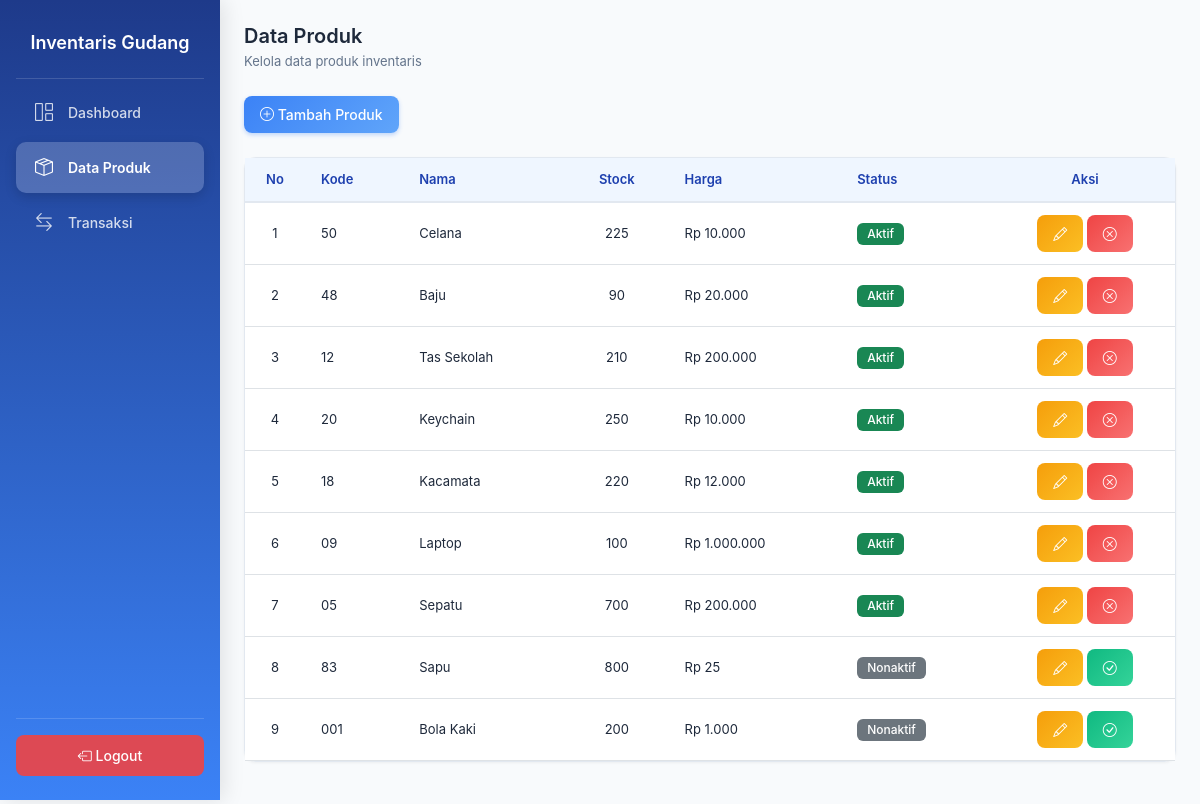
The page /products/index.php (signed in) on the database its author committed.
### tables this page shows
CREATE TABLE `products` (
  `id` int NOT NULL,
  `name` varchar(100) DEFAULT NULL,
  `stock` int DEFAULT NULL,
  `price` decimal(10,2) DEFAULT NULL,
  `code` varchar(20) DEFAULT NULL,
  `status` enum('aktif','nonaktif') DEFAULT 'aktif'
);

### products/index.php (the view, shortened to what this page needs)
<?php
include '../config/koneksi.php';
$data = mysqli_query($conn, "SELECT * FROM products ORDER BY status ASC");
?>
<!DOCTYPE html>
<html>
<head>
    <link href="https://cdn.jsdelivr.net/npm/bootstrap@5.3.3/dist/css/bootstrap.min.css" rel="stylesheet">
    <link rel="stylesheet" href="../assets/css/style.css">
    <link rel="stylesheet" href="https://cdn.jsdelivr.net/npm/bootstrap-icons@1.11.3/font/bootstrap-icons.css">
</head>
<body>
<div class="sidebar">
    <h5 class="logo">Inventaris Gudang</h5>
    <ul class="menu">
        <li>
            <a href="../dashboard.php" class="menu-item">
                <i class="bi bi-grid-1x2"></i> Dashboard
            </a>
        </li>
        <li>
            <a href="index.php" class="menu-item active">
                <i class="bi bi-box-seam"></i> Data Produk
            </a>
        </li>
        <li>
            <a href="../transactions/index.php" class="menu-item">
                <i class="bi bi-arrow-left-right"></i> Transaksi
            </a>
        </li>
    </ul>
    <div class="logout-area">
        <a href="../logout.php" class="logout-btn">
            <i class="bi bi-box-arrow-left"></i> Logout
        </a>
    </div>
</div>
<div class="main-content">
    <h4 class="mb-1">Data Produk</h4>
    <p class="text-muted small mb-4">Kelola data produk inventaris</p>
    <a href="tambah.php" class="btn btn-primary mb-4">
        <i class="bi bi-plus-circle"></i> Tambah Produk
    </a>
    <div class="card">
        <div class="card-body p-0">
            <table class="table table-hover mb-0">
                <thead>
                    <tr>
                        <th class="text-center" style="width: 60px;">No</th>
                        <th>Kode</th>
                        <th>Nama</th>
                        <th class="text-center">Stock</th>
                        <th>Harga</th>
                        <th>Status</th>
                        <th class="text-center" style="width: 180px;">Aksi</th>
                    </tr>
                </thead>
                <tbody>
                <?php $no=1; while($row = mysqli_fetch_assoc($data)) { ?>
                    <tr>
                        <td class="text-center"><?= $no++; ?></td>
                        <td><?= $row['code']; ?></td>
                        <td><?= $row['name']; ?></td>
                        <td class="text-center"><?= $row['stock']; ?></td>
                        <td>Rp <?= number_format($row['price'], 0, ',', '.'); ?></td>
                        <td>
                            <?php if ($row['status'] == 'aktif') { ?>
                                <span class="badge bg-success">Aktif</span>
                            <?php } else { ?>
                                <span class="badge bg-secondary">Nonaktif</span>
                            <?php } ?>
                        </td>
                        <td class="text-center">
                            <a href="edit.php?id=<?= $row['id']; ?>" class="btn btn-warning btn-sm">
                                <i class="bi bi-pencil"></i>
                            </a>
                            <?php if ($row['status'] == 'aktif') { ?>
                                <a href="nonaktif.php?id=<?= $row['id']; ?>"
                                    class="btn btn-danger btn-sm"
                                    onclick="return confirm('Nonaktifkan produk ini?')">
                                    <i class="bi bi-x-circle"></i>
                                </a>
                            <?php } else { ?>
                                <a href="aktifkan.php?id=<?= $row['id']; ?>"
                                    class="btn btn-success btn-sm"
                                    onclick="return confirm('Aktifkan kembali produk ini?')">
                                    <i class="bi bi-check-circle"></i>
                                </a>
                            <?php } ?>
                        </td>
                    </tr>
                <?php } ?>
                </tbody>
            </table>
        </div>
    </div>
</div>
</body>
</html>

### assets/css/style.css (style rules this page uses)
:root { --blue-primary: #3B82F6; --blue-primary-light: #60A5FA; --blue-primary-dark: #2563EB; --blue-dark: #1E40AF; --blue-success: #10B981; --blue-warning: #F59E0B; --blue-danger: #EF4444; --blue-light: #EFF6FF; --blue-bg: #F8FAFC; --blue-white: #ffffff; --blue-border: #E2E8F0; --blue-text: #1E293B; --blue-text-muted: #64748B; }
* { margin: 0; padding: 0; box-sizing: border-box; }
body { background-color: var(--blue-bg); color: var(--blue-text); font-family: -apple-system, BlinkMacSystemFont, "Segoe UI", Roboto, "Helvetica Neue", Arial, sans-serif; }
.sidebar { position: fixed; left: 0; top: 0; width: 220px; height: 100vh; background: linear-gradient(180deg, #1E3A8A 0%, #3B82F6 100%); padding: 24px 16px; display: flex; flex-direction: column; z-index: 1000; box-shadow: 4px 0 20px rgba(0, 0, 0, 0.1); }
.logo { color: #ffffff; font-size: 18px; font-weight: 600; text-align: center; padding: 8px 0 24px; margin-bottom: 8px; border-bottom: 1px solid rgba(255, 255, 255, 0.15); }
.menu { list-style: none; padding: 0; margin: 0; flex: 1; }
.menu li { margin-bottom: 4px; }
.menu-item { display: flex; align-items: center; gap: 12px; padding: 12px 16px; color: rgba(255, 255, 255, 0.8); text-decoration: none; border-radius: 10px; font-size: 14px; font-weight: 500; transition: all 0.3s ease; }
.menu-item.active { background-color: rgba(255, 255, 255, 0.2); color: #ffffff; font-weight: 600; box-shadow: 0 4px 12px rgba(0, 0, 0, 0.15); }
.menu-item i { font-size: 18px; width: 24px; text-align: center; }
.logout-area { padding-top: 16px; border-top: 1px solid rgba(255, 255, 255, 0.15); }
.logout-btn { display: block; text-align: center; padding: 10px 16px; background-color: rgba(239, 68, 68, 0.9); color: #ffffff; text-decoration: none; border-radius: 8px; font-size: 14px; font-weight: 500; transition: all 0.3s ease; }
.main-content { margin-left: 220px; padding: 24px; min-height: 100vh; }
.card { border-radius: 12px; border: 1px solid var(--blue-border); box-shadow: 0 1px 3px rgba(0, 0, 0, 0.05); background: var(--blue-white); margin-bottom: 20px; }
.card-body { padding: 20px; }
.table { margin-bottom: 0; }
.table thead th { background: var(--blue-light); color: var(--blue-dark); font-weight: 600; font-size: 13px; padding: 12px 16px; border-bottom: 2px solid var(--blue-border); }
.table tbody td { padding: 12px 16px; font-size: 13px; vertical-align: middle; color: var(--blue-text); }
.btn { padding: 8px 16px; border-radius: 8px; font-size: 14px; font-weight: 500; transition: all 0.3s ease; }
.btn-primary { background: linear-gradient(135deg, #3B82F6 0%, #60A5FA 100%); border: none; box-shadow: 0 2px 4px rgba(59, 130, 246, 0.3); }
.btn-success { background: linear-gradient(135deg, #10B981 0%, #34D399 100%); border: none; }
.btn-warning { background: linear-gradient(135deg, #F59E0B 0%, #FBBF24 100%); border: none; color: white; }
.btn-danger { background: linear-gradient(135deg, #EF4444 0%, #F87171 100%); border: none; }
.badge { padding: 5px 10px; border-radius: 6px; font-size: 12px; font-weight: 500; background: var(--blue-primary); color: white; }
h4 { font-size: 20px; font-weight: 600; color: var(--blue-text); margin-bottom: 4px; }
.text-muted { color: var(--blue-text-muted) !important; font-size: 13px; }
a { color: var(--blue-primary); text-decoration: none; transition: color 0.2s ease; }

### rows shown on the page
products: code "50", name "Celana", stock "225", price "10.000", status "Aktif"
products: code "48", name "Baju", stock "90", price "20.000", status "Aktif"
products: code "12", name "Tas Sekolah", stock "210", price "200.000", status "Aktif"
products: code "20", name "Keychain", stock "250", price "10.000", status "Aktif"
products: code "18", name "Kacamata", stock "220", price "12.000", status "Aktif"
products: code "09", name "Laptop", stock "100", price "1.000.000", status "Aktif"
products: code "05", name "Sepatu", stock "700", price "200.000", status "Aktif"
products: code "83", name "Sapu", stock "800", price "25", status "Nonaktif"
products: code "001", name "Bola Kaki", stock "200", price "1.000", status "Nonaktif"
